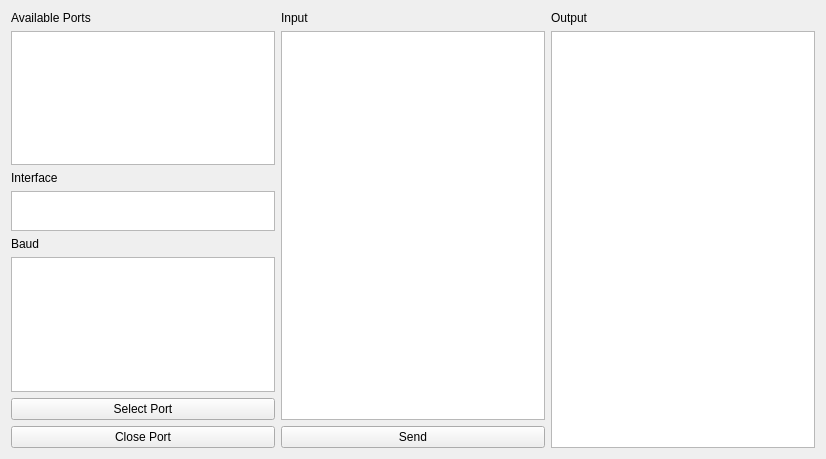
<?xml version="1.0" encoding="UTF-8"?>
<ui version="4.0">
 <class>RS485</class>
 <widget class="QWidget" name="RS485">
  <property name="geometry">
   <rect>
    <x>0</x>
    <y>0</y>
    <width>826</width>
    <height>459</height>
   </rect>
  </property>
  <property name="minimumSize">
   <size>
    <width>826</width>
    <height>278</height>
   </size>
  </property>
  <property name="windowTitle">
   <string>Form</string>
  </property>
  <layout class="QGridLayout" name="gridLayout_2">
   <item row="0" column="0">
    <layout class="QGridLayout" name="gridLayout">
     <item row="0" column="1">
      <layout class="QVBoxLayout" name="verticalLayout_3">
       <item>
        <widget class="QLabel" name="label_3">
         <property name="text">
          <string>Input </string>
         </property>
        </widget>
       </item>
       <item>
        <widget class="QTextEdit" name="input"/>
       </item>
       <item>
        <widget class="QPushButton" name="sendButton">
         <property name="text">
          <string>Send</string>
         </property>
        </widget>
       </item>
      </layout>
     </item>
     <item row="0" column="2">
      <layout class="QVBoxLayout" name="verticalLayout_2">
       <item>
        <widget class="QLabel" name="label">
         <property name="text">
          <string>Output</string>
         </property>
        </widget>
       </item>
       <item>
        <widget class="QTextEdit" name="output"/>
       </item>
      </layout>
     </item>
     <item row="0" column="0">
      <layout class="QVBoxLayout" name="verticalLayout">
       <item>
        <widget class="QLabel" name="label_2">
         <property name="text">
          <string>Available Ports</string>
         </property>
        </widget>
       </item>
       <item>
        <widget class="QListWidget" name="portSelect"/>
       </item>
       <item>
        <widget class="QLabel" name="label_4">
         <property name="text">
          <string>Interface</string>
         </property>
        </widget>
       </item>
       <item>
        <widget class="QListWidget" name="interfaceSelect">
         <property name="maximumSize">
          <size>
           <width>16777215</width>
           <height>40</height>
          </size>
         </property>
        </widget>
       </item>
       <item>
        <widget class="QLabel" name="label_5">
         <property name="text">
          <string>Baud</string>
         </property>
        </widget>
       </item>
       <item>
        <widget class="QListWidget" name="baudSelect"/>
       </item>
       <item>
        <widget class="QPushButton" name="selectButton">
         <property name="text">
          <string>Select Port</string>
         </property>
        </widget>
       </item>
       <item>
        <widget class="QPushButton" name="closeButton">
         <property name="text">
          <string>Close Port</string>
         </property>
        </widget>
       </item>
      </layout>
     </item>
    </layout>
   </item>
  </layout>
 </widget>
 <resources/>
 <connections/>
</ui>
